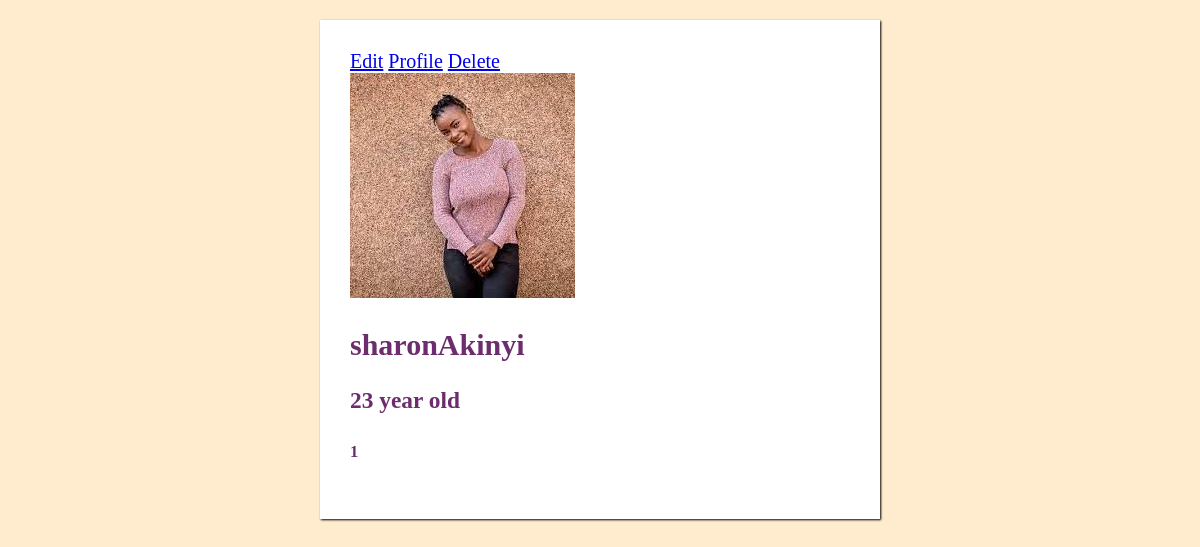
The app's page /student/profile/1/ with its own data.
### student/models.py (models this page shows)
class Student(models.Model):
    def full_name(self):
        return f"{self.first_name}{self.last_name}"
    first_name=models.CharField(max_length=15, null=True)
    last_name=models.CharField(max_length=12, null=True)
    age=models.PositiveSmallIntegerField(null=True)
    date_of_birth=models.DateField(null=True)
    rolenumber=models.CharField(max_length=17, null=True)
    district=models.CharField(max_length=18, null=True)
    gender_choices=(
        ("1",'Male'),
        ("2",'Female'),
        ("3",'Others'),
    )
    gender=models.CharField(max_length=19, choices =gender_choices, null=True)
    email=models.EmailField(max_length=30, null=True)
    student_id=models.PositiveSmallIntegerField(null=True)
    nationality_choices=(
        ('1', 'Kenya'),
         ('2', 'Uganda'),
          ('3', 'Rwanda'),
    )
    nationality=models.CharField(max_length =23,choices=nationality_choices, null=True)
    nationality_id=models.CharField(max_length=20, null=True)
    medical_report=models.FileField(null=True)
    language=models.CharField(max_length=20, null=True)
    laptopserialnumber=models.CharField(max_length=16, null=True)
    date_of_enrollment=models.DateField(null=True)
    profile=models.ImageField(upload_to='images/', null=True)
    phone_number=models.CharField(max_length=15, null=True)
    language_choices=(
        ('1','English'),
        ('2','kiswahili'),
        ('3','kinyaradwa'),
    )
    language=models.CharField(max_length=6, choices =language_choices, null=True)

### student/views.py (the view)
# urls.py: path('profile/<int:id>/',student_profile,name="student_profile"),
def student_profile(request,id):
    student=Student.objects.get(id=id)
    return render(request,"student_profile.html",{"student":student})

### student/templates/student_profile.html (shortened to what this page needs)
<!DOCTYPE html>
<html lang="en">
<head>
</head>
<body>
   <div class="wrapper">
       <div class="form">
    </div>
    </div><td><a href="{%url 'edit_student' id=student.id%}">Edit</a></td>
    <td><a href="{%url 'student_profile' id=student.id%}">Profile</a></td>
    <td><a href="{%url 'delete_student' id=student.id%}">Delete</a></td>
    <div id="div">
    <img src="{{ student.profile.url}}">
    <h2>{{student.full_name}}</h2>
    <h3>{{student.age}} year old</h3>
    <h5>{{student.nationality}}</h5>
</div>
</body>
</html>

### student/templates/student_profile.html (style rules this page uses)
body { background-color: blanchedalmond; align-items: center; justify-content: center; font-size: 20px; color: rgb(109, 44, 109); }
.wrapper { max-width: 500px; width: 80%; background: #fff; margin: 20px auto; padding: 30px; box-shadow: 1px 1px 2px rgba(0,0,0, 125); }

### records on screen
Student: profile (picture), full_name "sharonAkinyi", age "23", nationality "1"
